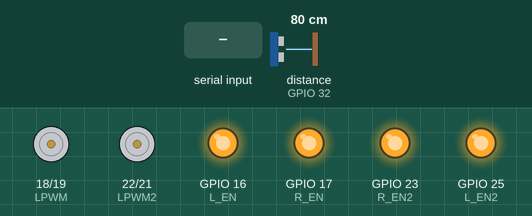
A sketch run on a simulated ESP32. Shown: motor-driver pin pairs drawn as motors (green arrow = first pin HIGH = forward, orange = second pin HIGH = backward, longer = more drive), output pins drawn as LEDs (lit = HIGH). Wiring (inferred from the names in the program): ultrasonic range finder: trigger GPIO 33; echo GPIO 32. The inputs (shaded band) are chosen by the test bench; at power-on: distance to the obstacle (sensor on GPIO 32) 80 cm. The echo pulse lasts 58.3 µs per cm; pins used as bus, display or sensor lines are not drawn; what the sketch prints to the serial monitor is not drawn.

Above: at 1.2 s.
1.3 s: "F\n" received over Serial
At 2.1 s:
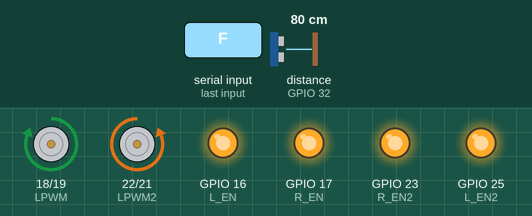
2.8 s: "B\n" received over Serial
At 4.0 s:
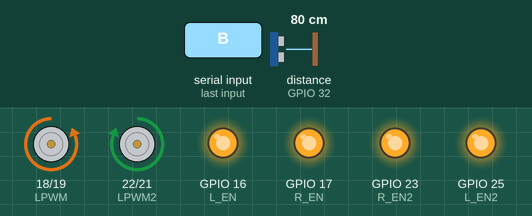
4.3 s: "L\n" received over Serial
At 5.2 s:
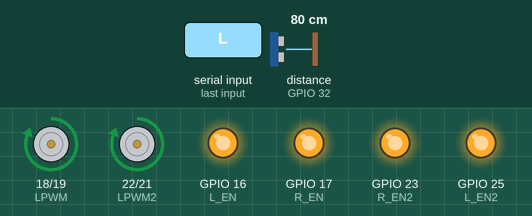
5.8 s: "R\n" received over Serial
At 6.2 s:
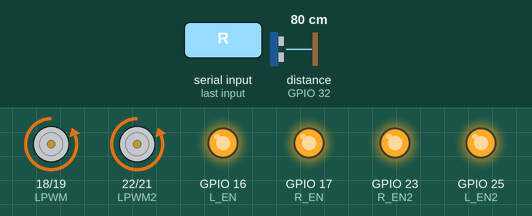
Timing chart, 0 to 12.3 s (numbered marks = the images above; inputs shaded):
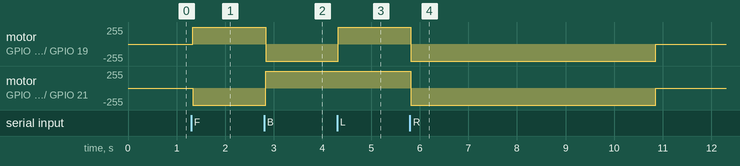

The sketch:

controller.ino
```cpp
#define RPWM 19
#define LPWM 18
#define R_EN 17
#define L_EN 16
#define L_EN2 25
#define R_EN2 23
#define RPWM2 21
#define LPWM2 22
#define TRIG_PIN 33
#define ECHO_PIN 32

String input;
unsigned long lastCommandTime = 0;
const unsigned long COMMAND_TIMEOUT = 5000; // 1 second timeout

void setup() {
  pinMode(RPWM, OUTPUT);
  pinMode(LPWM, OUTPUT);
  pinMode(R_EN, OUTPUT);
  pinMode(L_EN, OUTPUT);
  pinMode(RPWM2, OUTPUT);
  pinMode(LPWM2, OUTPUT);
  pinMode(R_EN2, OUTPUT);
  pinMode(L_EN2, OUTPUT);
  digitalWrite(R_EN, HIGH);
  digitalWrite(L_EN, HIGH);
  digitalWrite(R_EN2, HIGH);
  digitalWrite(L_EN2, HIGH);
  Serial.begin(115200);
  pinMode(TRIG_PIN, OUTPUT);
  pinMode(ECHO_PIN, INPUT);

  lastCommandTime = millis(); // Initialize timestamp
}

void loop() {
  // Distance sensor
  digitalWrite(TRIG_PIN, LOW);
  delayMicroseconds(2);
  digitalWrite(TRIG_PIN, HIGH);
  delayMicroseconds(10);
  digitalWrite(TRIG_PIN, LOW);
  long duration = pulseIn(ECHO_PIN, HIGH);
  float distance_cm = duration * 0.0343 / 2.0;
  Serial.print("DIST:");
  Serial.println(distance_cm);

  // Serial reading
  input = "";
  bool command_ready = false;
  while (Serial.available()) {
    char c = Serial.read();
    if (c == '\n') {
      command_ready = true;
      break;
    } else if (c >= 32 && c <= 126) {
      input += c;
    }
  }

  if (command_ready) {
    Serial.println(input); // echo for debug

    if (input == "F") {
      analogWrite(LPWM, 255);
      analogWrite(RPWM2, 255);
      analogWrite(RPWM, 0);
      analogWrite(LPWM2, 0);
    } else if (input == "B") {
      analogWrite(RPWM, 255);
      analogWrite(LPWM, 0);
      analogWrite(RPWM2, 0);
      analogWrite(LPWM2, 255);
    } else if (input == "L") {
      analogWrite(RPWM, 0);
      analogWrite(LPWM, 255);
      analogWrite(RPWM2, 0);
      analogWrite(LPWM2, 255);
    } else if (input == "R") {
      analogWrite(RPWM, 255);
      analogWrite(LPWM, 0);
      analogWrite(RPWM2, 255);
      analogWrite(LPWM2, 0);
    } else if (input == "S") {
      stop();
    }

    lastCommandTime = millis(); // Update timestamp when command received
  }

  // SAFETY: Stop if no command received for 1 second
  if (millis() - lastCommandTime > COMMAND_TIMEOUT) {
    stop();
  }

  delay(50); // reduce serial spam
}

void stop() {
  analogWrite(RPWM, 0);
  analogWrite(LPWM, 0);
  analogWrite(RPWM2, 0);
  analogWrite(LPWM2, 0);
}
```

Measured:
- after the input at 1.3 s, motor on GPIO 18 (LPWM) / GPIO 19 (RPWM): stopped → forward 255/255 at once; motor on GPIO 22 (LPWM2) / GPIO 21 (RPWM2): stopped → backward 255/255 at once
- after the input at 2.8 s, motor on GPIO 18 (LPWM) / GPIO 19 (RPWM): forward 255/255 → backward 255/255 at once; motor on GPIO 22 (LPWM2) / GPIO 21 (RPWM2): backward 255/255 → forward 255/255 at once
- after the input at 4.3 s, motor on GPIO 18 (LPWM) / GPIO 19 (RPWM): backward 255/255 → forward 255/255 at once
- after the input at 5.8 s, motor on GPIO 18 (LPWM) / GPIO 19 (RPWM), motor on GPIO 22 (LPWM2) / GPIO 21 (RPWM2): forward 255/255 → backward 255/255 at once, → stopped 5.0 s later
